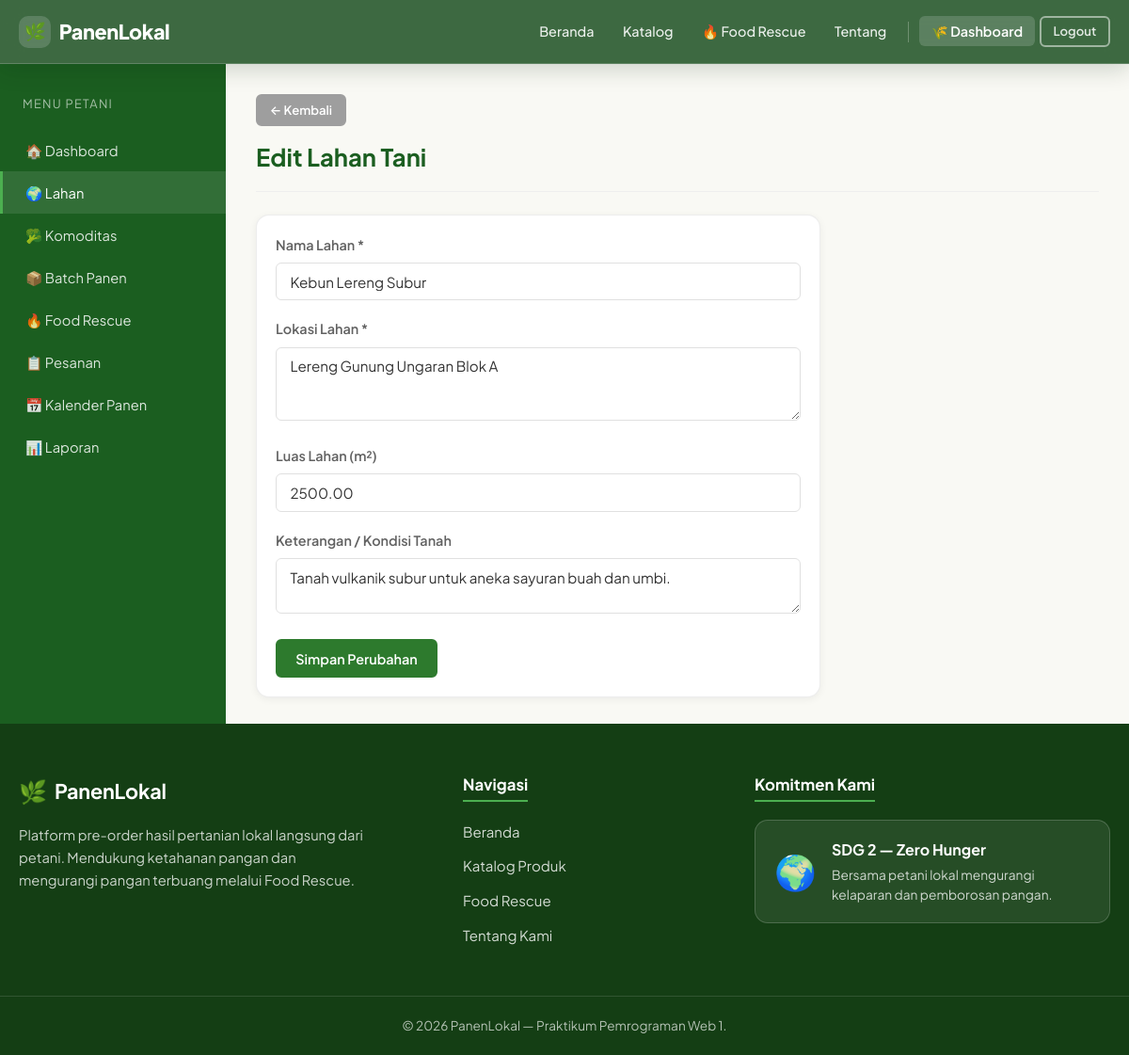
The page /petani/edit_lahan.php?id=1 (signed in) on the database its author committed.
### tables this page shows
CREATE TABLE IF NOT EXISTS lands (
    id BIGINT UNSIGNED AUTO_INCREMENT PRIMARY KEY,
    farmer_id BIGINT UNSIGNED NOT NULL,
    nama_lahan VARCHAR(120) NOT NULL,
    lokasi TEXT NOT NULL,
    luas_m2 DECIMAL(10,2) NULL,
    keterangan TEXT NULL,
    created_at TIMESTAMP NOT NULL DEFAULT CURRENT_TIMESTAMP,
    INDEX idx_lands_farmer (farmer_id),
    CONSTRAINT fk_lands_farmer FOREIGN KEY (farmer_id) REFERENCES farmer_profiles(id) ON UPDATE CASCADE ON DELETE RESTRICT
);

### includes/functions.php (called while the page is built, shortened)
<?php
function sanitize($str) {
    return htmlspecialchars((string)$str, ENT_QUOTES, 'UTF-8');
}
?>

### petani/edit_lahan.php (the view, shortened to what this page needs)
<?php
require_once __DIR__ . '/../config/koneksi.php';
require_once __DIR__ . '/../includes/functions.php';
$stmt = $conn->prepare("SELECT id FROM farmer_profiles WHERE user_id = ?");
$stmt->bind_param("i", $_SESSION['user_id']);
$stmt->execute();
$fp = $stmt->get_result()->fetch_assoc();
$farmer_id = $fp['id'] ?? 0;
$id = (int)($_GET['id'] ?? 0);
$chk = $conn->prepare("SELECT * FROM lands WHERE id = ? AND farmer_id = ?");
$chk->bind_param("ii", $id, $farmer_id);
$chk->execute();
$lahan = $chk->get_result()->fetch_assoc();
require_once __DIR__ . '/../includes/header.php';
require_once __DIR__ . '/../includes/navbar.php';
?>
<div class="dashboard-layout">
  <aside class="sidebar">
    <div class="sidebar-title">Menu Petani</div>
    <ul class="sidebar-menu">
      <li><a href="<?= BASE_URL ?>/petani/index.php">🏠 Dashboard</a></li>
      <li><a href="<?= BASE_URL ?>/petani/lahan.php" class="active">🌍 Lahan</a></li>
      <li><a href="<?= BASE_URL ?>/petani/komoditas.php">🥦 Komoditas</a></li>
      <li><a href="<?= BASE_URL ?>/petani/batch_panen.php">📦 Batch Panen</a></li>
      <li><a href="<?= BASE_URL ?>/petani/kelola_rescue.php">🔥 Food Rescue</a></li>
      <li><a href="<?= BASE_URL ?>/petani/pesanan.php">📋 Pesanan</a></li>
      <li><a href="<?= BASE_URL ?>/petani/kalender_panen.php">📅 Kalender Panen</a></li>
      <li><a href="<?= BASE_URL ?>/petani/laporan.php">📊 Laporan</a></li>
    </ul>
  </aside>
  <main class="dashboard-main">
    <div class="dashboard-header">
      <a href="<?= BASE_URL ?>/petani/lahan.php" class="btn btn-secondary btn-sm mb-2">← Kembali</a>
      <h1>Edit Lahan Tani</h1>
    </div>
    <div class="card card-body" style="max-width: 600px;">
      <form method="POST">
        <div class="form-group">
          <label class="form-label">Nama Lahan *</label>
          <input type="text" name="nama_lahan" class="form-control" required value="<?= sanitize($lahan['nama_lahan']) ?>">
        </div>
        <div class="form-group">
          <label class="form-label">Lokasi Lahan *</label>
          <textarea name="lokasi" class="form-control" rows="3" required><?= sanitize($lahan['lokasi']) ?></textarea>
        </div>
        <div class="form-group">
          <label class="form-label">Luas Lahan (m²)</label>
          <input type="number" step="0.01" name="luas_m2" class="form-control" value="<?= sanitize($lahan['luas_m2'] ?? '') ?>">
        </div>
        <div class="form-group">
          <label class="form-label">Keterangan / Kondisi Tanah</label>
          <textarea name="keterangan" class="form-control" rows="2"><?= sanitize($lahan['keterangan'] ?? '') ?></textarea>
        </div>
        <button type="submit" class="btn btn-primary">Simpan Perubahan</button>
      </form>
    </div>
  </main>
</div>
<?php require_once __DIR__ . '/../includes/footer.php'; ?>

### assets/css/style.css (style rules this page uses)
*, *::before, *::after { box-sizing: border-box; margin: 0; padding: 0; }
:root { --green-dark: #1b5e20; --green-main: #2d7a2d; --green-mid: #388e3c; --green-light: #4caf50; --green-pale: #c8e6c9; --green-bg: #f1f8f1; --orange: #f57c00; --orange-light: #ffe0b2; --red: #c62828; --red-light: #ffebee; --blue: #1565c0; --blue-light: #e3f2fd; --yellow: #f9a825; --yellow-light: #fff9c4; --cream: #f9f9f4; --white: #ffffff; --gray-100: #f5f5f5; --gray-200: #eeeeee; --gray-300: #e0e0e0; --gray-500: #9e9e9e; --gray-700: #616161; --gray-900: #212121; --text: #333333; --border-light: rgba(0, 0, 0, .07); --shadow-sm: 0 2px 8px rgba(17, 24, 39, .06); --shadow: 0 4px 14px rgba(17, 24, 39, .09); --shadow-lg: 0 12px 28px rgba(17, 24, 39, .14); --radius: 10px; --radius-lg: 14px; --radius-sm: 6px; --transition: .25s ease; }
html { font-size: 16px; scroll-behavior: smooth; }
body { font-family: 'Plus Jakarta Sans', 'Segoe UI', system-ui, -apple-system, sans-serif; color: var(--text); background: var(--cream); line-height: 1.65; min-height: 100vh; margin: 0; display: flex; flex-direction: column; overflow-x: clip; }
a { color: var(--green-main); text-decoration: none; transition: color var(--transition); }
h1, h2, h3, h4, h5, h6 { font-weight: 700; line-height: 1.3; color: var(--gray-900); margin-bottom: .5rem; }
h1 { font-size: 2.2rem; }
ul, ol { padding-left: 1.5rem; }
.btn { display: inline-block; font-family: inherit; padding: .55rem 1.2rem; border-radius: var(--radius-sm); font-size: .9rem; font-weight: 600; cursor: pointer; border: 2px solid transparent; transition: all var(--transition); text-align: center; text-decoration: none !important; line-height: 1.4; }
.btn-sm { padding: .35rem .8rem; font-size: .82rem; }
.btn-primary { background: var(--green-main); color: var(--white); border-color: var(--green-main); }
.btn-secondary { background: var(--gray-500); color: var(--white); border-color: var(--gray-500); }
.form-group { margin-bottom: 1.2rem; }
.form-label { display: block; margin-bottom: .4rem; font-weight: 600; font-size: .9rem; color: var(--gray-700); }
.form-control { width: 100%; font-family: inherit; padding: .6rem .9rem; border: 1.5px solid var(--gray-300); border-radius: var(--radius-sm); font-size: .95rem; color: var(--text); background: var(--white); transition: border-color var(--transition), box-shadow var(--transition); }
.card { background: var(--white); border: 1px solid var(--border-light); border-radius: var(--radius-lg); box-shadow: var(--shadow-sm); overflow: hidden; transition: transform var(--transition), box-shadow var(--transition); }
.card-body { padding: 1.25rem; }
.dashboard-layout { display: flex; flex: 1 0 auto; align-items: stretch; }
.sidebar { width: 240px; flex-shrink: 0; background: var(--green-dark); color: var(--white); padding: 1.5rem 0; align-self: stretch; }
.sidebar-title { padding: .5rem 1.5rem 1rem; font-size: .8rem; text-transform: uppercase; letter-spacing: .1em; opacity: .6; }
.sidebar-menu { list-style: none; padding: 0; margin: 0; }
.sidebar-menu li a { display: block; padding: .65rem 1.5rem; color: rgba(255, 255, 255, .85); transition: background var(--transition); font-size: .92rem; text-decoration: none !important; border-left: 3px solid transparent; }
.sidebar-menu li a:hover, .sidebar-menu li a.active { background: rgba(255, 255, 255, .1); color: var(--white); border-left-color: var(--green-light); }
.dashboard-main { flex: 1; padding: 2rem 2rem 1.75rem; min-width: 0; }
.dashboard-main > *:last-child { margin-bottom: 0; }
.dashboard-header { margin-bottom: 1.5rem; padding-bottom: 1rem; border-bottom: 1px solid var(--gray-200); }
.dashboard-header h1, .page-title { font-size: 1.6rem; color: var(--green-dark); margin-bottom: .25rem; }
.mb-2 { margin-bottom: 1rem; }

### rows shown on the page
lands: nama_lahan "Kebun Lereng Subur", lokasi "Lereng Gunung Ungaran Blok A", luas_m2 "2500.00", keterangan "Tanah vulkanik subur untuk aneka sayuran buah dan umbi."
